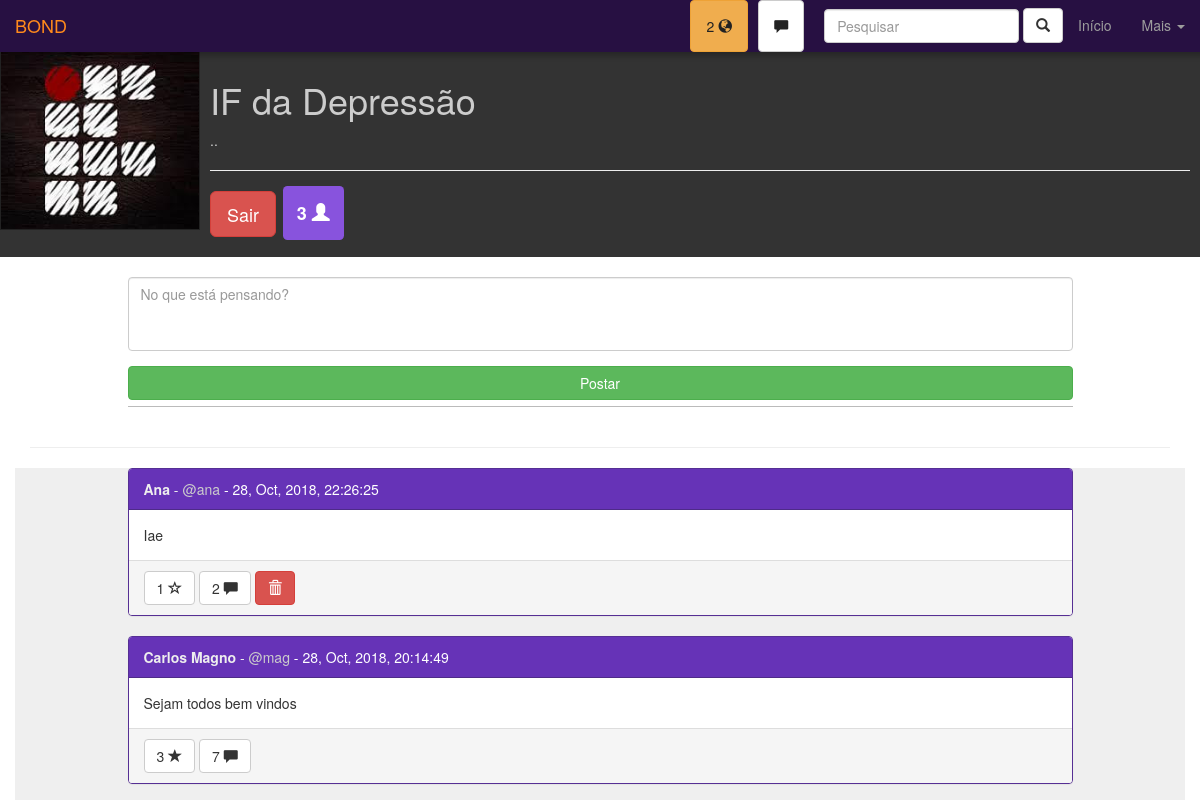
/see_community.php?c=1 (signed in), run on an earlier commit of the app's database.
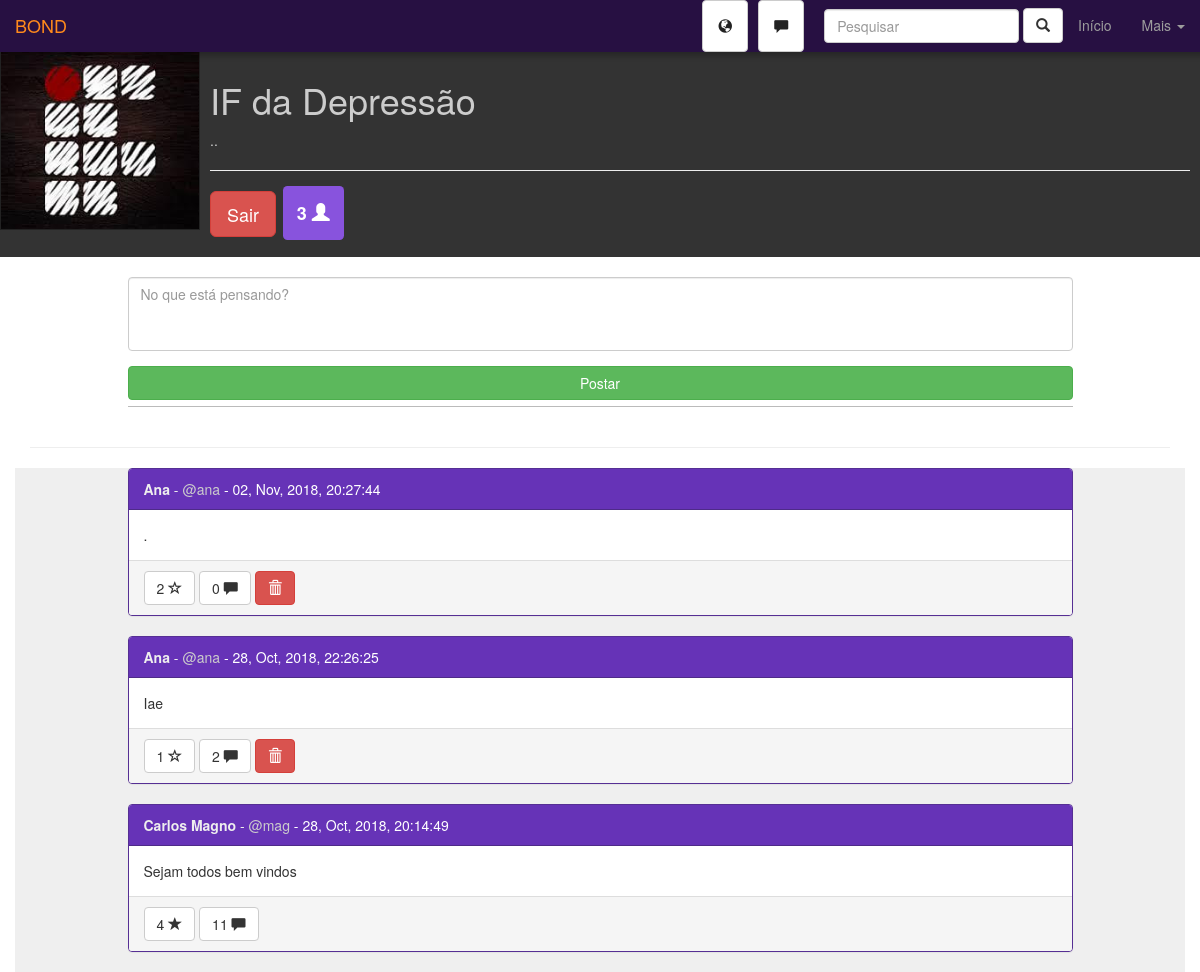
And on a later commit of the database.
### tables this page shows
CREATE TABLE IF NOT EXISTS `communities` (
  `id_community` int(11) NOT NULL AUTO_INCREMENT,
  `community_name` varchar(100) NOT NULL,
  `r_date` datetime DEFAULT CURRENT_TIMESTAMP,
  `profile_pic` varchar(200) DEFAULT 'assets/img/default-community-icon.png',
  `community_description` varchar(500) DEFAULT NULL,
  `members` int(11) DEFAULT '0',
  PRIMARY KEY (`id_community`)
);

CREATE TABLE IF NOT EXISTS `posts` (
  `id_post` int(11) NOT NULL AUTO_INCREMENT,
  `user` int(11) NOT NULL,
  `community` int(11) NOT NULL,
  `post_text` text NOT NULL,
  `post_pic` varchar(200) DEFAULT NULL,
  `r_date` datetime DEFAULT CURRENT_TIMESTAMP,
  `likes` int(11) DEFAULT '0',
  PRIMARY KEY (`id_post`)
);

CREATE TABLE IF NOT EXISTS `users` (
  `id_user` int(11) NOT NULL AUTO_INCREMENT,
  `username` varchar(20) NOT NULL,
  `first_name` varchar(60) NOT NULL,
  `last_name` varchar(80) NOT NULL,
  `birthday` date NOT NULL,
  `profile_pic` varchar(200) DEFAULT 'assets/img/default-user-icon.png',
  `passwd` varchar(32) NOT NULL,
  `r_date` datetime NOT NULL DEFAULT CURRENT_TIMESTAMP,
  `gender` enum('M','F','O') DEFAULT NULL,
  `stars` int(11) DEFAULT '0',
  `followers` int(11) DEFAULT '0',
  `following` int(11) DEFAULT '0',
  PRIMARY KEY (`id_user`)
);

### see_community.php (the view, shortened to what this page needs)
<?php
if(!isset($_GET["c"])){
    header("location:home.php");
}else{
    $id_community = $_GET["c"];
    $conn = connect();
    $sql = "SELECT * FROM communities WHERE id_community = '$id_community'";
    if($query = mysqli_query($conn, $sql)){
        $data = mysqli_fetch_assoc($query);
        if(isset($data["id_community"])){
            $commnityName = $data["community_name"];
            $communityDesc = $data["community_description"];
            $members = $data["members"];
            $profilePic = $data["profile_pic"];
        }else{
            header("location:home.php");
        }
    }
}
$id_user = $_SESSION["id_user"];
$conn = connect();
$sql = "SELECT sender FROM `messages` WHERE receiver = $id_user AND seen = 'n' group by sender";
if($q = mysqli_query($conn, $sql)){
    $messages_qnt = 0;
  }else{
    $messages_qnt = 0;
}
$conn = connect();
$sql = "SELECT COUNT(*) as qnt FROM notifications WHERE user = $id_user AND seen = 'n'";
if($q = mysqli_query($conn, $sql)){
  $notifications = mysqli_fetch_assoc($q)["qnt"];
}else{
  $notifications = 0;
}
?>
<!DOCTYPE html>
<html lang="PT-BR">
  <head>
    <link href="css/bootstrap.min.css" rel="stylesheet">
    <link rel="stylesheet" href="css/pattern.css">
  </head>
<body>
<nav class="navbar navbar-inverse navbar-fixed-top" id="navbar-menu">
  <div class="container-fluid">
    <div class="navbar-header">
      <a class="navbar-brand" href="#">BOND</a>
    </div>
    <div class="collapse navbar-collapse" id="bs-example-navbar-collapse-1">
      <ul class="nav navbar-nav navbar-right">
      <li>
      <?php
        if($notifications>0){
          echo '<a href="notifications.php" class="btn btn-warning notification-btn" id="dark-text-nav" style="margin:auto 5px">'.$notifications
          .' <span class="glyphicon glyphicon-globe"></span></a>';
        }else{
          echo '<a href="notifications.php" class="btn btn-default notification-btn" id="dark-text-nav" style="margin:auto 5px">
          <span class="glyphicon glyphicon-globe"></span></a>';
        }
        ?></li>
        <li>
        <?php
        if($messages_qnt>0){
          echo '<a href="chat.php" class="btn btn-warning chat-btn" id="dark-text-nav" style="margin:auto 5px">'.$messages_qnt
          .' <span class="glyphicon glyphicon-comment"></span></a>';
        }else{
          echo '<a href="chat.php" class="btn btn-default chat-btn" id="dark-text-nav"
           style="margin:auto 5px"><span class="glyphicon glyphicon-comment"></span></a>';
        }
        ?>
        </li>
        <li>
    <form class="navbar-form navbar-right" onsubmit="return false">
      <div class="form-group">
        <input type="text" id="nav-search-input" class="form-control" placeholder="Pesquisar" value="<?php if(isset($_GET["q"])){echo $_GET["q"];} ?>">
      </div>
      <a id="nav-search-submit" class="btn btn-default hidden-xs"><label class="glyphicon glyphicon-search"></label></a>
    </form>
      </li>
        <li><a href="home.php">Início</a></li>
        <li class="dropdown">
          <a href="#" class="dropdown-toggle" data-toggle="dropdown"
          role="button" aria-haspopup="true" aria-expanded="false">Mais <span class="caret"></span></a>
        </li>
      </ul>
    </div>
  </div>
</nav>
<div class="container-fluid">
<div class="row" style="margin-top:50px;background:rgba(0, 0, 0, 0.8)">
    <div id="picture-container" class="col-sm-4 col-md-3 col-lg-2" style="background-image:url('<?php
     echo $profilePic
      ?>')">
    </div>
    <div class="col-sm-8 col-md-9 col-lg-10 jumbogotron" id="backcontainer">
          <h1 class="text-left"><?php echo $commnityName ?></h1>
          <p>
              <?php
              if(strlen($communityDesc)>=60){
                echo substr($communityDesc, 0, 60)."...";
              }else{
                echo $communityDesc;
              }
               ?>
            </p><hr>
          <h3>
              <?php
                $conn = connect();
                $id_user = $_SESSION["id_user"];
                $sql = "SELECT * FROM is_part_of WHERE user = '$id_user' AND community = '$id_community'";
                if($query2 = mysqli_query($conn, $sql)){
                  $ispartof = mysqli_fetch_assoc($query2);
                  if(isset($ispartof["user"])){
                    echo '<a class="btn btn-danger btn-lg" href="exit_community.php?c='.$id_community.'" role="button">Sair</a>';
                  }else{
                    echo '<a class="btn btn-success btn-lg" href="join_community.php?c='.$id_community.'" role="button">Entrar</a>';
                  }
                }
              ?>
              <label title='Membros' class='label label-default' style="padding:14px">
              <?php echo $members ?>
              <label class='glyphicon glyphicon-user'></label></label>
          </h3>
    </div>
</div>
</div>
<div class="container">
<div class="row">
  <div class="col-lg-10 col-lg-offset-1">
    <?php
    if(isset($ispartof["user"])){
      echo '
      <br>
          <form method="post" class="border-bottom">
            <div class="form-group">
              <textarea class="form-control" id="no-resizable-textarea" maxLength="1200" name="post_text" rows="3" placeholder="No que está pensando?"></textarea>
            </div>
            <button type="submit" class="btn btn-success btn-block">Postar</button>
          </form>
          <br>
          ';
        }?>
</div>
</div>
<hr>
<div class="row panel-gray">
    <div class="col-lg-10 col-lg-offset-1">
        <?php
         $conn = connect();
         $sql = "SELECT *, date_format(posts.r_date, '%d, %b, %Y, %T') as data_f,
          UNIX_TIMESTAMP(posts.r_date) as utimestamp
          FROM posts JOIN users ON posts.user = users.id_user
          WHERE community = '$id_community' ORDER BY posts.likes DESC";
         if($query = mysqli_query($conn, $sql)){
           $posts = array();
           while($post = mysqli_fetch_assoc($query)){
             $posts[] = $post;
            }
            usort($posts, "organizer");
            foreach($posts as $post){
              $text = $post["post_text"];
              $likes = $post["likes"];
              $id_post = $post["id_post"];
              $sql = "SELECT count(*) as comments FROM comments WHERE post = $id_post";
              if($q = mysqli_query($conn, $sql)){
                $comments_qnt = mysqli_fetch_assoc($q)["comments"];
              }else{
                $comments_qnt = '';
              }
              echo "<div class='panel panel-primary'>";
              if($post["user"]==$id_user){
                $link = "profile.php";
              }else{
                $link = "see_profile.php?p=".$post["user"];
              }
              echo "
              <div class='panel-heading'><a href='$link' class='gray-text-link'><strong>".$post["first_name"]."</strong> - <span class='gray-text'>@".$post["username"]."</a> - ";
              echo $post["data_f"]."</span></div>
              <div class='panel-body'>
               $text
              </div>
              <div class='panel-footer'> ";
              $sql = "SELECT * FROM likes WHERE post = $id_post AND user = $id_user";
              if(isset(mysqli_fetch_assoc(mysqli_query($conn, $sql))["post"])){
               echo "<a href='like_post.php?p=$id_post&m=unlike&l=see_community.php?c=$id_community'
               title='Gostei' class='btn btn-default' id='like-btn'>$likes <span class='glyphicon glyphicon-star'>
               </span></a>";
              }else{
                echo "<a href='like_post.php?p=$id_post&m=like&l=see_community.php?c=$id_community'
                 title='Não gostei' class='btn btn-default' id='like-btn'>$likes <span class='glyphicon glyphicon-star-empty'>
                 </span></a>";
              }
              echo " <a href='see_post.php?p=$id_post'
                 title='Comentar' class='btn btn-default' id='like-btn'>".$comments_qnt." <span class='glyphicon glyphicon-comment'>
                 </span></a>";
              if($post["id_user"] == $id_user){
               echo " <a href='del_post.php?p=$id_post&l=see_community.php?c=$id_community'
               title='Apagar' class='btn btn-danger' id='like-btn'><span class='glyphicon glyphicon-trash'>
               </span></a>";
              }
              echo "</div>
            </div>";
            }
         }
        ?>
    </div>
</div>
</div>
</body>
</html>

### css/pattern.css (style rules this page uses)
.panel-gray { background: rgba(100, 100, 100, 0.1); }
.gray-text { color: #ccc; }
.gray-text-link { color: #eee; }
.border-bottom { padding-bottom: 6px; border-bottom: solid 1px #bbb; }
#navbar-menu, #navbar-menu2 { border-bottom: none; box-shadow: 4px 4px 5px rgba(10,10,10,0.3); color: #bbb; }
#picture-container { min-height: 180px; min-width: 180px; background-size: cover; background-position: center; border: #222 1px solid; }
#backcontainer { padding:10px; color: #ccc; }
#no-resizable-textarea { resize: none; }
#dark-text-nav { color: #222; }

What changed in the data, as far as the page shows it:
added posts: users.first_name "Ana", users.username "ana", data_f "02, Nov, 2018, 20:27:44", post_text ".", likes "2", comments_qnt "0"
changed posts "Sejam todos bem vindos": likes "3" → "4"; comments_qnt "7" → "11"
Also different on the page:
$notifications: "2" → (not shown)
